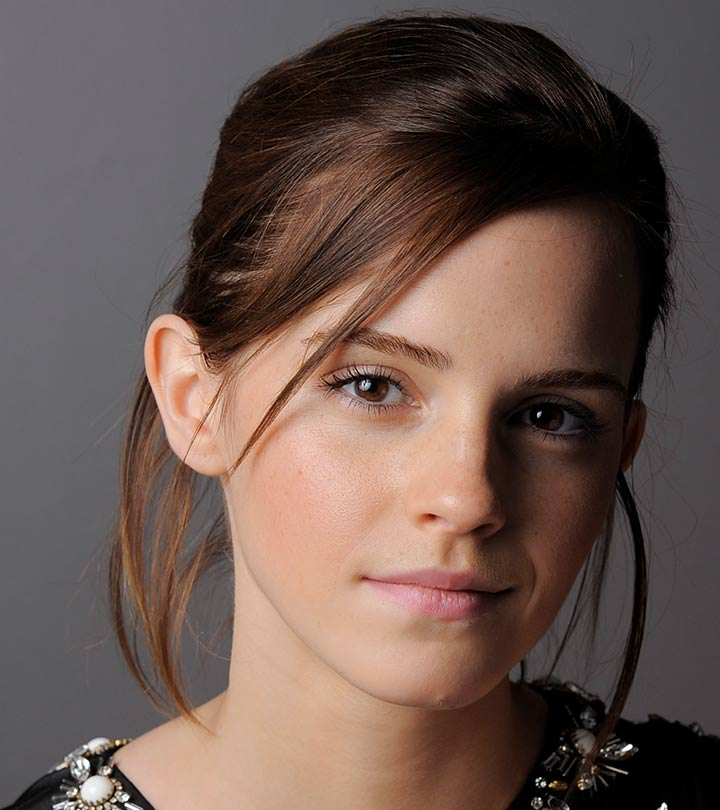
#> input picture q1/emma.jpg, 720 x 810 px
$ python q1.py
#> lines starting #> are read from the running program, lines starting #| are printed output that depends on the picture
# beginner_style_piecewise.py

# NOTE: Put emma.jpg in the SAME folder before running this.
# Run with: python beginner_style_piecewise.py

import matplotlib.pyplot as plt
from PIL import Image

# ---------- helper to convert a single pixel ----------
def convert_intensity(v):
    # Piecewise rule:
    # 1) 0–49 -> same value
    # 2) exactly 50 -> jump to 100
    # 3) 51–150 -> linear from 100 to 255
    # 4) 151–255 -> identity
    if v < 50:
        s = v
    elif v == 50:
        s = 100
    elif v > 50 and v <= 150:
        # linear: 100 + ( (255-100)/(150-50) ) * (v-50)
        s = 100 + ((255 - 100) / (150 - 50)) * (v - 50)
    else:
        s = v

    # clip and turn into int
    if s < 0:
        s = 0
    if s > 255:
        s = 255
    return int(s)

# ---------- build LUT (0..255) so we can also plot it ----------
def build_lut_list():
    lut_list = []
    r_values = []
    s_values = []
    i = 0
    while i <= 255:
        out_v = convert_intensity(i)
        lut_list.append(out_v)
        r_values.append(i)
        s_values.append(out_v)
        i = i + 1
    return lut_list, r_values, s_values

# ---------- main ----------
def main():
    print("Opening image...")
    try:
        img_path = "emma.jpg"
        img = Image.open(img_path).convert("L")  # make sure it's grayscale
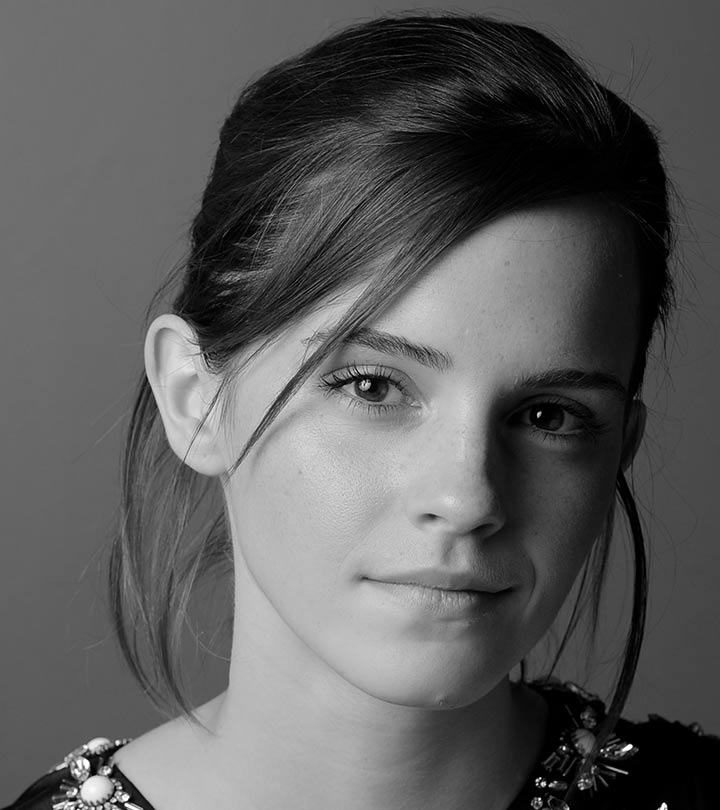
#> img: PIL image 720x810 L; min 0, max 255, mean 92.3
    except Exception as e:
        print("Could not open emma.jpg. Error:", e)
        return

    print("Image opened. Size:", img.size)
#| Image opened. Size: (720, 810)

    # Build LUT for plotting and mapping
    print("Building LUT...")
    lut_list, r_vals, s_vals = build_lut_list()
    print("LUT built with", len(lut_list), "entries.")

    # Apply transform pixel-by-pixel (beginner style loops)
    print("Applying transform (this might be a bit slow)...")
    w, h = img.size
#> w = 720; h = 810
    in_pixels = img.load()
    out_img = Image.new("L", (w, h))
#> out_img: PIL image 720x810 L; every value is 0
    out_pixels = out_img.load()

    y = 0
    while y < h:
        x = 0
        while x < w:
            original_v = in_pixels[x, y]
            # use the LUT list (equivalent to convert_intensity(original_v))
            new_v = lut_list[original_v]
            out_pixels[x, y] = new_v
            x = x + 1
        y = y + 1
#> after the loop, y = 810

    # Save
    out_name = "emma_piecewise.png"
    out_img.save(out_name)
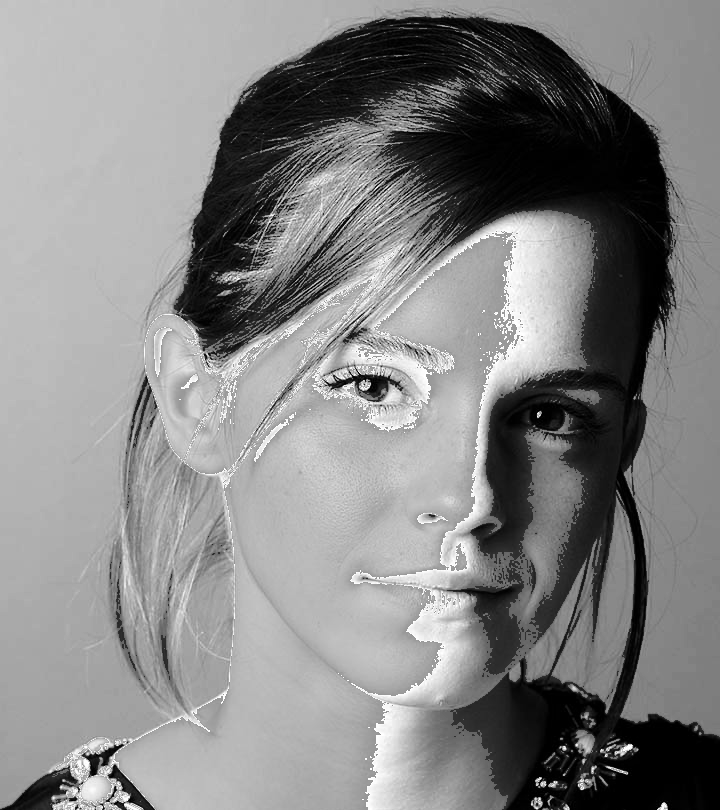
#> saved as emma_piecewise.png: PIL image 720x810 L; min 0, max 255, mean 133.3
    print("Saved output as", out_name)

    # --- Plot graph of the LUT ---
    print("Plotting LUT...")
    plt.figure(figsize=(6, 6))
    plt.plot(r_vals, s_vals, linewidth=2)
    plt.title("Piecewise Intensity Transformation with Vertical Jump")
    plt.xlabel("Input Intensity (r)")
    plt.ylabel("Output Intensity (s)")
    plt.grid(True)
    plt.xlim(0, 255)
    plt.ylim(0, 255)
    plt.show()
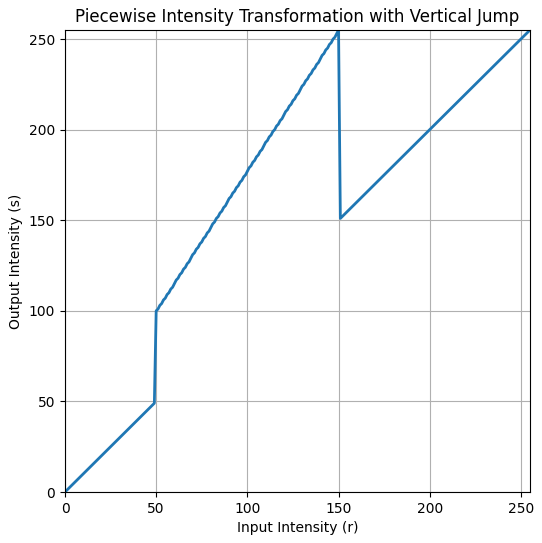
#> figure drawn by matplotlib, 1 panel; curve peaks at x = 150, y = 255

    # --- Show images side by side ---
    print("Showing original and transformed images...")
    plt.figure(figsize=(10, 5))

    plt.subplot(1, 2, 1)
    plt.imshow(img, cmap="gray")
    plt.title("Original (emma.jpg)")
    plt.axis("off")

    plt.subplot(1, 2, 2)
    plt.imshow(out_img, cmap="gray", vmin=0, vmax=255)
    plt.title("Transformed")
    plt.axis("off")

    plt.show()
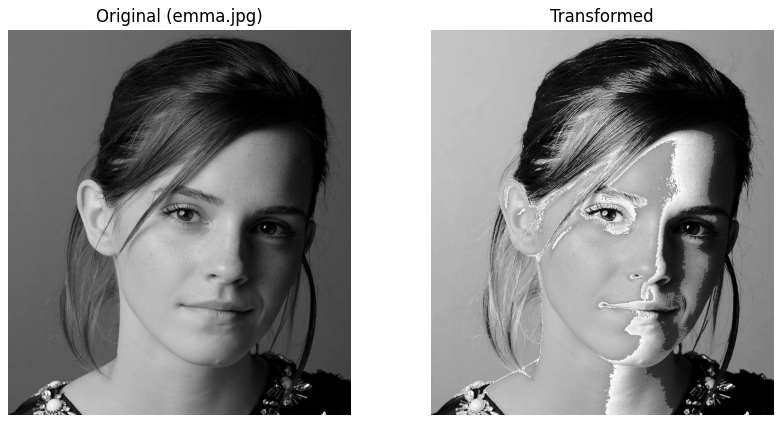
#> figure drawn by matplotlib, 2 panels
    print("Done.")

if __name__ == "__main__":
    main()
